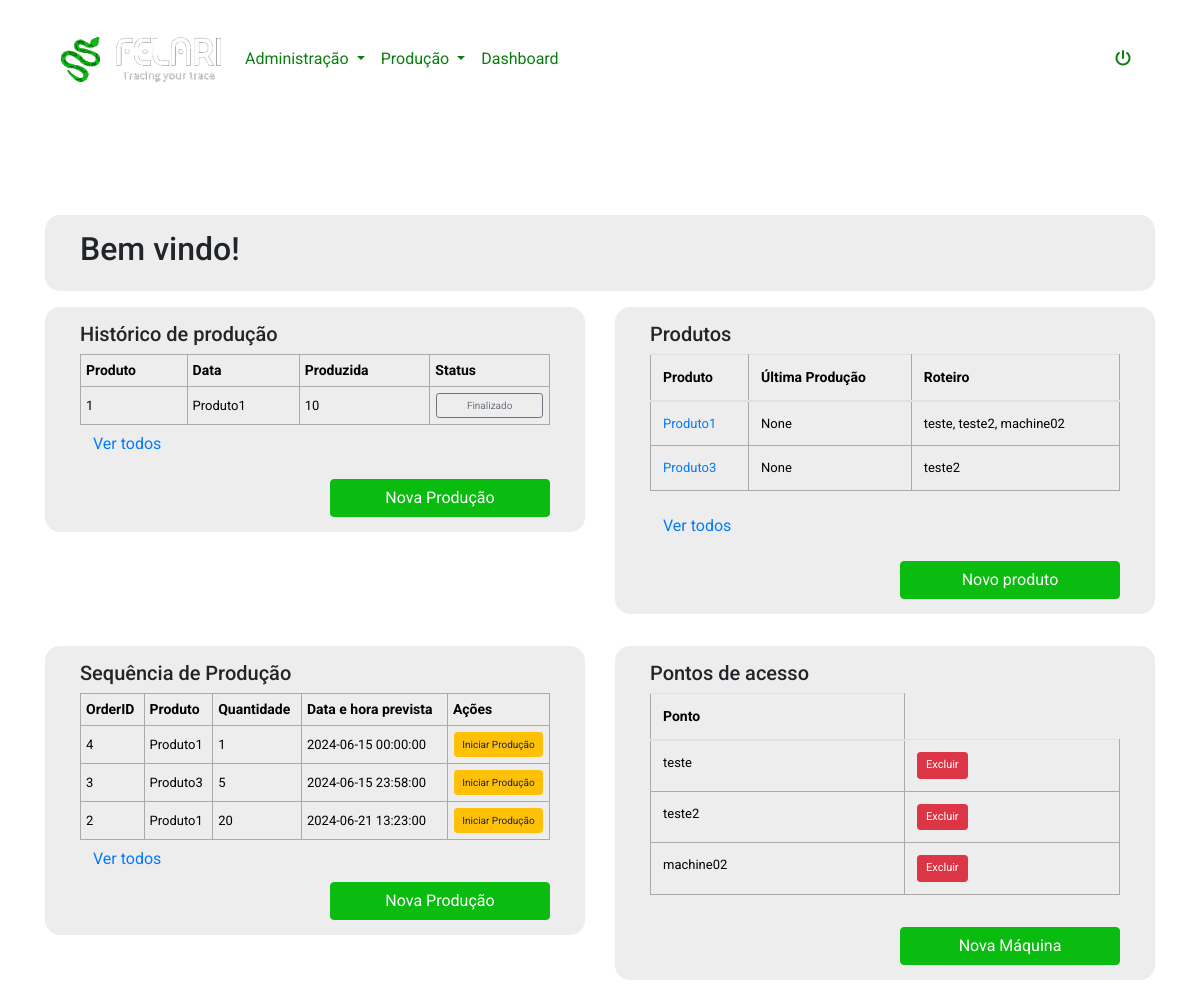
Page / (signed in) on the earlier database version.
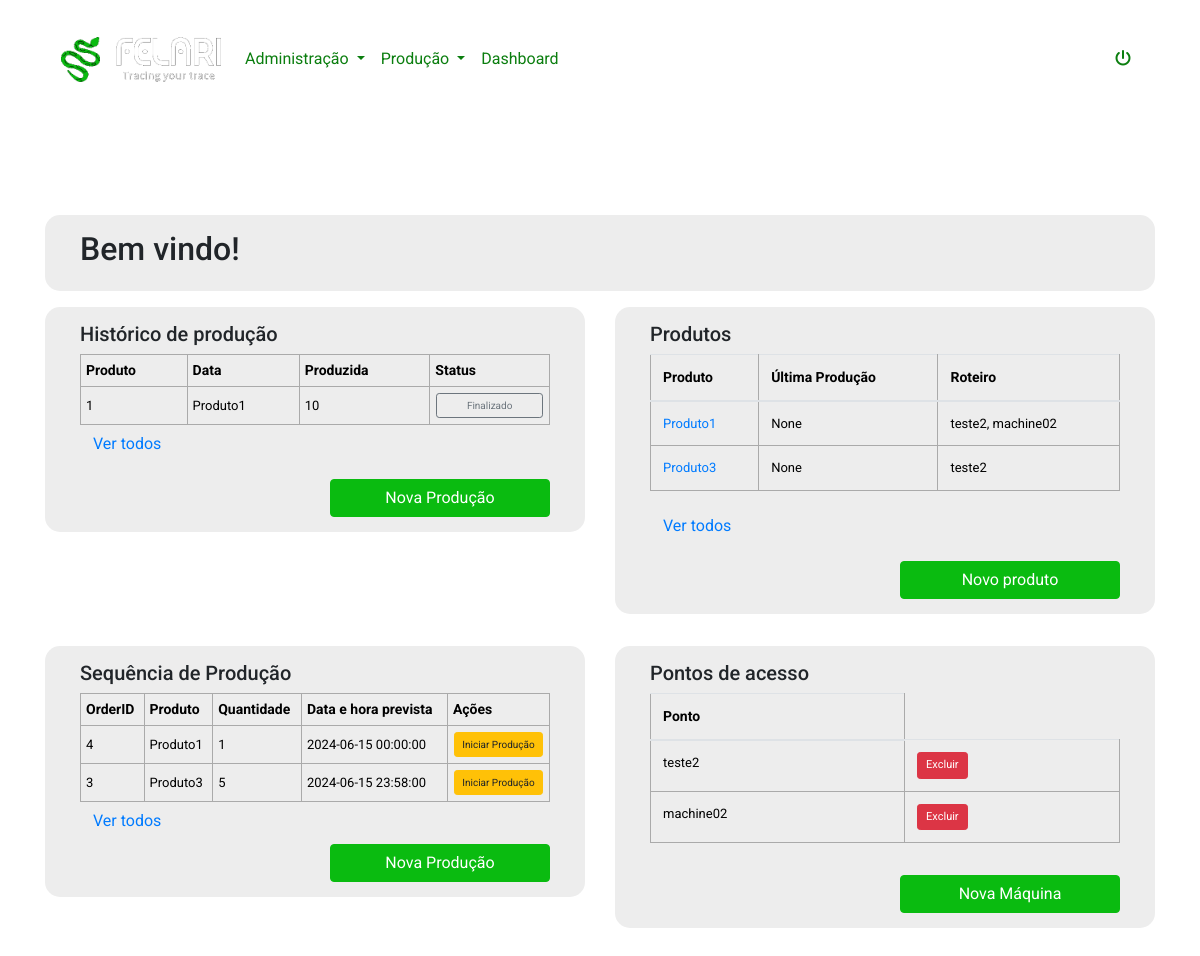
Same page on the later database version.
### app.py (models this page shows, shortened)
class OrdemProducao(db.Model):
    id = db.Column(db.Integer, primary_key=True)
    produto_id = db.Column(db.Integer, db.ForeignKey('product.id'), nullable=False)
    produto = db.relationship('Product', backref=db.backref('ordens_producao', lazy=True))
    quantidade = db.Column(db.Integer, nullable=False)
    data_prevista = db.Column(db.DateTime, nullable=False)
    status = db.Column(db.Integer, nullable=False)

class Product(db.Model):
    id = db.Column(db.Integer, primary_key=True)
    nome = db.Column(db.String(100), nullable=False)
    ultima_producao = db.Column(db.DateTime)
    access_points = db.relationship('AccessPoint', secondary=products_access_points, backref=db.backref('products', lazy='dynamic'))

class AccessPoint(db.Model):
    id = db.Column(db.Integer, primary_key=True)
    name = db.Column(db.String(100), unique=True, nullable=False)

### app.py (the view, shortened to what this page needs)
@app.route('/', methods=['GET', 'POST'])
@login_required
def index():
    produtos = Product.query.join(Product.access_points).all()
    ordens = OrdemProducao.query.order_by(OrdemProducao.data_prevista).all()
    form = TaskForm()
    tasks = aFazer.query.order_by(aFazer.date_created).all()
    access_points = AccessPoint.query.all()
    return render_template('index.html', form=form, tasks=tasks, access_points=access_points, produtos=produtos, ordens=ordens)

### app.py (called while the page is built)
@login_manager.user_loader
def load_user(user_id):
    return User.query.get(int(user_id))

### templates/index.html (shortened to what the changed rows need)
{% extends 'base.html' %}
{% block body %}
<div class="inicio my-5 container">
    <div class="row">
        <div class="col-12">
            <div class="inicio-card">
                <h2>Bem vindo!</h2>
            </div>
        </div>
        <div class="col-12 col-md-6 my-3 h-100">
            <div class="inicio-card h-100">
                <div class="table-responsive">
                    <table>
                        <thead>
                            <tr>
                                <th>Produto</th>
                                <th>Data</th>
                                <th>Produzida</th>
                                <th>Status</th>
                            </tr>
                        </thead>
                        <tbody>
                            {% for ordem in ordens %}
                                {% if ordem.status in [2,3] %}
                                <tr class="ordemDeProducao">
                                    <td>{{ ordem.id }}</td>
                                    <td>{{ ordem.produto.nome }}</td>
                                    <td>{{ ordem.quantidade }}</td>
                                    <td>
                                        {% if ordem.status == 2 %}
                                        <a class="btn btn-secondary btn-sm" href="/view_serials/{{ordem.id}}">Iniciado</a>
                                        <form action="{{ url_for('delete_serials', ordem_id=ordem.id) }}" method="post">
                                            <button type="submit" class="btn btn-danger btn-sm">Zerar Seriais</button>
                                        </form>
                                        {% elif ordem.status == 3 %}
                                            <a class="btn btn-outline-secondary btn-sm" href="/view_serials/{{ordem.id}}">Finalizado</a>
                                        {% endif %}
                                    </td>
                                </tr>
                                {% endif %}
                            {% endfor %}
                        </tbody>
                    </table>
                </div>
            </div>
        </div>
        <div class="col-12 col-md-6 my-3 h-100">
            <div class="inicio-card h-100">
                <div class="table-responsive">
                    <table class="table">
                        <thead>
                            <tr>
                                <th>Produto</th>
                                <th>Última Produção</th>
                                <th>Roteiro</th>
                            </tr>
                        </thead>
                        <tbody>
                            {% if produtos %}
                                {% for produto in produtos[:4] %}
                                    <tr>
                                        <td><a href="{{ url_for('product', id=produto.id) }}">{{ produto.nome }}</a></td>
                                        <td>{{ produto.ultima_producao }}</td>
                                        <td>
                                            {% if produto.access_points %}
                                                {% set access_points_names = [] %}
                                                {% for access_point in produto.access_points %}
                                                    {% set _ = access_points_names.append(access_point.name) %}
                                                {% endfor %}
                                                {{ access_points_names | join(', ') }}
                                            {% else %}
                                                Sem roteiro definido
                                            {% endif %}
                                        </td>
                                    </tr>
                                {% endfor %}
                            {% else %}
                                <tr>
                                    <td colspan="3">Nenhum produto encontrado.</td>
                                </tr>
                            {% endif %}
                        </tbody>
                    </table>
                </div>
            </div>
        </div>
        <div class="col-12 col-md-6 my-3 h-100">
            <div class="inicio-card h-100">
                <div class="table-responsive">
                    <table>
                        <thead>
                            <tr>
                                <th>OrderID</th>
                                <th>Produto</th>
                                <th>Quantidade</th>
                                <th>Data e hora prevista</th>
                                <th>Ações</th>
                            </tr>
                        </thead>
                        <tbody>
                            {% for ordem in ordens %}
                                {% if ordem.status in [1] %}
                                    <tr class="ordemDeProducao">
                                        <td>{{ ordem.id }}</td>
                                        <td>{{ ordem.produto.nome }}</td>
                                        <td>{{ ordem.quantidade }}</td>
                                        <td>{{ ordem.data_prevista.strftime('%Y-%m-%d %H:%M:%S') }}</td>
                                        <td>
                                            <form method="POST" action="{{ url_for('generate_serials', ordem_id=ordem.id) }}">
                                                <button type="submit" class="btn btn-warning btn-sm">Iniciar Produção</button>
                                            </form>
                                        </td>
                                    </tr>
                                    {% endif %}
                                {% endfor %}
                        </tbody>
                    </table>
                </div>
            </div>
        </div>
        <div class="col-12 col-md-6 my-3 h-100">
            <div class="inicio-card h-100">
                <div class="table-responsive">
                    <table class="table">
                        <thead>
                            <tr>
                                <th>Ponto</th>
                            </tr>
                        </thead>
                        <tbody>
                            {% for access_point in access_points %}
                            <tr>
                                <td>{{ access_point.name }}</td>
                                <td>
                                    <form method="POST" action="{{ url_for('delete_access_point', access_point_id=access_point.id) }}">
                                        <button type="submit" class="btn btn-danger btn-sm">Excluir</button>
                                    </form>
                                </td>
                            </tr>
                            {% endfor %}
                        </tbody>
                    </table>
                </div>
            </div>
        </div>
    </div>
</div>
{% endblock %}

Differences in the rows shown:
removed OrdemProducao: id "2", produto.nome "Produto1", quantidade "20", data_prevista "2024-06-21 13:23:00", shown under "Sequência de Produção"
removed AccessPoint: name "teste"
computed for Product "Produto1": access_points_names "teste, teste2, machine02" → "teste2, machine02"
